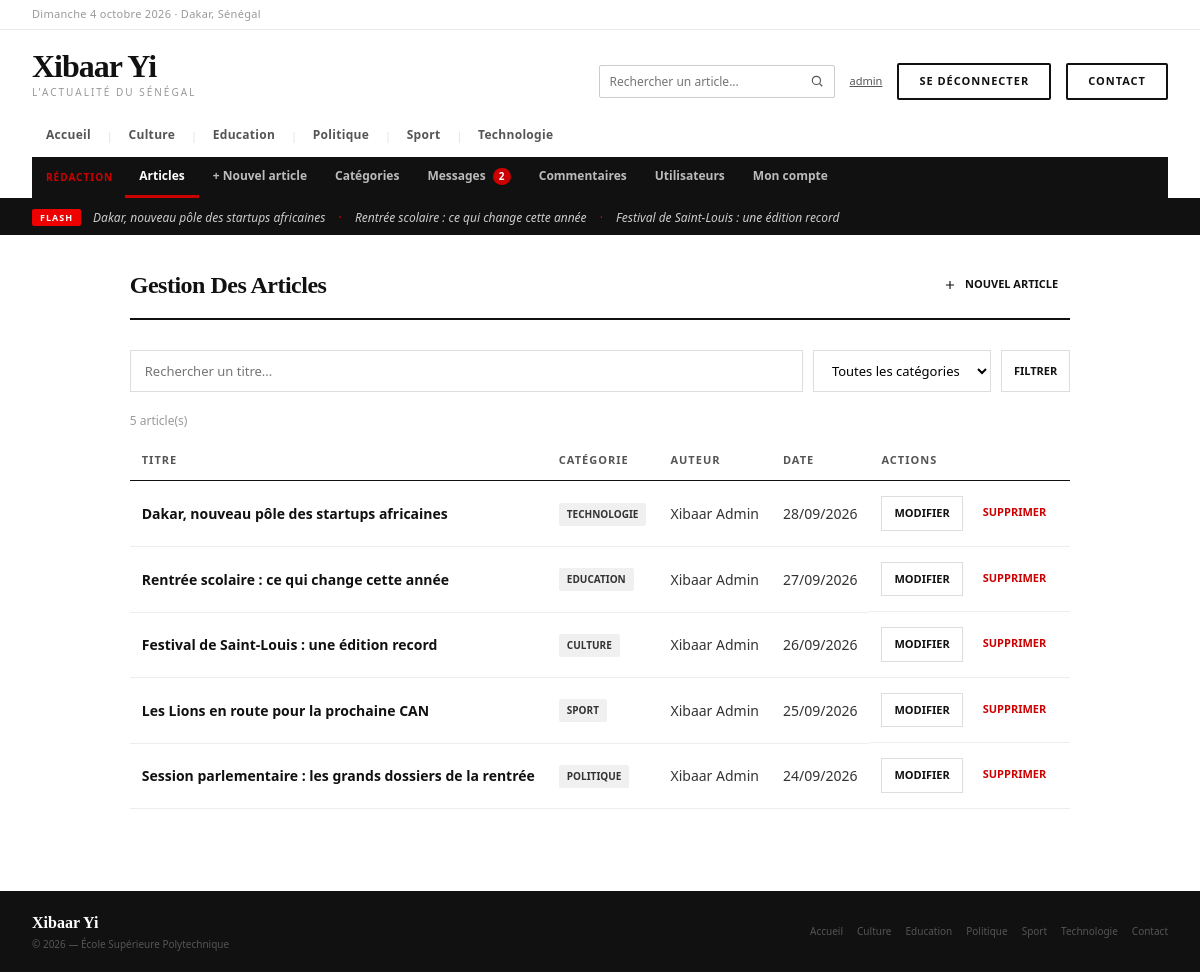
The app's page /admin/articles/liste.php (signed in) with its own data.
### tables this page shows
CREATE TABLE IF NOT EXISTS categories (
    id  INT AUTO_INCREMENT PRIMARY KEY,
    nom VARCHAR(100) NOT NULL UNIQUE
);

CREATE TABLE IF NOT EXISTS articles (
    id                 INT AUTO_INCREMENT PRIMARY KEY,
    titre              VARCHAR(255) NOT NULL,
    description_courte TEXT NOT NULL,
    contenu            LONGTEXT NOT NULL,
    image              VARCHAR(255) DEFAULT '',
    date_publication   DATETIME NOT NULL DEFAULT CURRENT_TIMESTAMP,
    vues               INT NOT NULL DEFAULT 0,
    id_categorie       INT NOT NULL,
    id_auteur          INT NOT NULL,
    FOREIGN KEY (id_categorie) REFERENCES categories(id) ON DELETE CASCADE,
    FOREIGN KEY (id_auteur)    REFERENCES utilisateurs(id) ON DELETE CASCADE
);

### includes/config.php (called while the page is built, shortened)
<?php
function url($chemin = '')
{
    return BASE_URL . '/' . ltrim($chemin, '/');
}

### public/admin/articles/liste.php (the view, shortened to what this page needs)
<?php
require_once __DIR__ . '/../../../includes/auth.php';
$recherche    = trim($_GET['q'] ?? '');
$conditions = [];
$params     = [];
$where = $conditions ? 'WHERE ' . implode(' AND ', $conditions) : '';
$stmt = $pdo->prepare("
    SELECT a.id, a.titre, a.date_publication,
           c.nom AS categorie_nom,
           CONCAT(u.prenom, ' ', u.nom) AS auteur_nom
    FROM articles a
    JOIN categories c   ON a.id_categorie = c.id
    JOIN utilisateurs u ON a.id_auteur = u.id
    $where
    ORDER BY a.date_publication DESC
");
$stmt->execute($params);
$articles = $stmt->fetchAll(PDO::FETCH_ASSOC);
include __DIR__ . '/../../../includes/entete.php';
?>
<div style="max-width:1100px; margin:32px auto; padding:0 24px;">
    <div class="page-header">
        <h1 class="page-title">Gestion des articles</h1>
        <a href="<?= url('admin/articles/ajouter.php') ?>" class="btn btn-primary">
            <svg width="14" height="14" viewBox="0 0 24 24" fill="none" stroke="currentColor" stroke-width="2"><path d="M12 5v14M5 12h14"/></svg>
            Nouvel article
        </a>
    </div>
    <form method="GET" action="<?= url('admin/articles/liste.php') ?>"
          style="display:flex; gap:10px; flex-wrap:wrap; margin-bottom:20px;">
        <input type="text" name="q" value="<?= htmlspecialchars($recherche) ?>" placeholder="Rechercher un titre..."
               style="flex:1; min-width:200px; padding:10px 14px; border:1px solid #ddd; font-size:13px; font-family:inherit;">
        <select name="categorie" style="padding:10px 14px; border:1px solid #ddd; font-size:13px; font-family:inherit; background:#fff;">
            <option value="0">Toutes les catégories</option>
        </select>
        <button type="submit" class="btn btn-secondary" style="cursor:pointer; font-family:inherit;">Filtrer</button>
    </form>
    <p style="font-size:12px; color:#999; margin-bottom:10px;"><?= count($articles) ?> article(s)</p>
    <?php if (empty($articles)) : ?>
        <p style="font-size:13px; color:#999;">Aucun article trouvé.</p>
    <?php else : ?>
    <table class="table">
        <thead>
            <tr>
                <th>Titre</th>
                <th>Catégorie</th>
                <th>Auteur</th>
                <th>Date</th>
                <th>Actions</th>
            </tr>
        </thead>
        <tbody>
            <?php foreach ($articles as $a): ?>
            <tr>
                <td>
                    <a href="<?= url('article.php') ?>?id=<?= $a['id'] ?>" style="color:#111; font-weight:600; text-decoration:none;">
                        <?= htmlspecialchars($a['titre']) ?>
                    </a>
                </td>
                <td><span class="badge"><?= htmlspecialchars($a['categorie_nom']) ?></span></td>
                <td><?= htmlspecialchars($a['auteur_nom']) ?></td>
                <td style="white-space:nowrap;"><?= date('d/m/Y', strtotime($a['date_publication'])) ?></td>
                <td style="display:flex; gap:8px;">
                    <a href="<?= url('admin/articles/modifier.php') ?>?id=<?= $a['id'] ?>" class="btn btn-secondary">Modifier</a>
                    <form method="POST" action="<?= url('admin/articles/supprimer.php') ?>" class="form-inline"
                          onsubmit="return confirm('Supprimer cet article ?')">
                        <button type="submit" class="btn btn-danger">Supprimer</button>
                    </form>
                </td>
            </tr>
            <?php endforeach; ?>
        </tbody>
    </table>
    <?php endif; ?>
</div>
<?php include __DIR__ . '/../../../includes/pied.php'; ?>

### includes/entete.php (shortened to what this page needs)
<?php
require_once __DIR__ . '/auth.php';
?>
<!DOCTYPE html>
<html lang="fr">
<head>
    <link rel="stylesheet" href="<?= url('assets/css/style.css') ?>">
</head>
<body>
<div class="site">
    <div class="topbar">
        <div class="topbar-date">
            <?php
            $jours_fr = ['Monday'=>'Lundi','Tuesday'=>'Mardi','Wednesday'=>'Mercredi','Thursday'=>'Jeudi','Friday'=>'Vendredi','Saturday'=>'Samedi','Sunday'=>'Dimanche'];
            $mois_fr = ['January'=>'janvier','February'=>'février','March'=>'mars','April'=>'avril','May'=>'mai','June'=>'juin','July'=>'juillet','August'=>'août','September'=>'septembre','October'=>'octobre','November'=>'novembre','December'=>'décembre'];
            $nom_jour = $jours_fr[date('l')] ?? date('l');
            $nom_mois = $mois_fr[date('F')]  ?? date('F');
            echo $nom_jour . ' ' . date('j') . ' ' . $nom_mois . ' ' . date('Y') . ' · Dakar, Sénégal';
            ?>
        </div>
    </div>
    <div class="header">
        <div class="header-main">
            <a href="<?= url('index.php') ?>" style="text-decoration:none;">
                <div class="logo-wordmark">Xibaar Yi</div>
                <div class="logo-tagline">L'actualité du Sénégal</div>
            </a>
            <div class="header-actions">
                <form method="GET" action="<?= url('index.php') ?>" class="recherche" role="search">
                    <input type="search" name="q" placeholder="Rechercher un article..." aria-label="Rechercher un article"
                           value="<?= htmlspecialchars($_GET['q'] ?? '', ENT_QUOTES, 'UTF-8') ?>">
                    <button type="submit" aria-label="Lancer la recherche">
                        <svg width="14" height="14" viewBox="0 0 24 24" fill="none" stroke="currentColor" stroke-width="2"><circle cx="11" cy="11" r="7"/><path d="M21 21l-4.3-4.3"/></svg>
                    </button>
                </form>
                <?php if (isset($_SESSION['user_role'])) : ?>
                    <a href="<?= url('admin/compte.php') ?>" class="lien-compte" title="Mon compte">
                        <?php echo htmlspecialchars($_SESSION['user_login'], ENT_QUOTES, 'UTF-8'); ?>
                    </a>
                    <form method="POST" action="<?= url('deconnexion.php') ?>" class="form-inline">
                        <button type="submit" class="btn-cnx">Se déconnecter</button>
                    </form>
                <?php else : ?>
                    <a href="<?= url('connexion.php') ?>" class="btn-cnx">Se connecter</a>
                <?php endif; ?>
                <a href="<?= url('contact.php') ?>" class="btn-cnx">Contact</a>
            </div>
        </div>
        <nav class="nav-cats">
            <?php $active_all = (basename($_SERVER['SCRIPT_NAME'] ?? '') === 'index.php' && empty($_GET['categorie'])) ? 'active' : ''; ?>
            <a href="<?= url('index.php') ?>" class="<?php echo $active_all; ?>">Accueil</a>
            <?php
            if (isset($pdo)) {
                $stmt_nav = $pdo->query("SELECT id, nom FROM categories ORDER BY nom ASC");
                while ($cat = $stmt_nav->fetch(PDO::FETCH_ASSOC)) {
                    $nom = $cat['nom'];
                    $is_active = (isset($_GET['categorie']) && $_GET['categorie'] === $nom) ? 'active' : '';
                    echo '<span class="sep">|</span>';
                    echo '<a href="' . url('index.php') . '?categorie=' . urlencode($nom) . '" class="' . $is_active . '">';
                    echo htmlspecialchars($nom);
                    echo '</a>';
                }
            }
            ?>
        </nav>
        <?php if (in_array($_SESSION['user_role'] ?? '', ['editeur', 'administrateur'], true)) : ?>
            <?php
            $requetes_compteurs = [
                'admin/messages/liste.php'     => "SELECT COUNT(*) FROM messages_contact WHERE lu = 0",
                'admin/commentaires/liste.php' => "SELECT COUNT(*) FROM commentaires WHERE statut = 'en_attente'",
            ];
            $compteurs_admin = [];
            foreach ($requetes_compteurs as $chemin => $sql) {
                try {
                    $compteurs_admin[$chemin] = (int) $pdo->query($sql)->fetchColumn();
                } catch (PDOException $e) {
                }
            }
            $page_admin = $_SERVER['SCRIPT_NAME'] ?? '';
            $liens_admin = [
                'admin/articles/liste.php'     => 'Articles',
                'admin/articles/ajouter.php'   => '+ Nouvel article',
                'admin/categories/liste.php'   => 'Catégories',
                'admin/messages/liste.php'     => 'Messages',
                'admin/commentaires/liste.php' => 'Commentaires',
            ];
            if ($_SESSION['user_role'] === 'administrateur') {
                $liens_admin['admin/utilisateurs/liste.php'] = 'Utilisateurs';
            }
            $liens_admin['admin/compte.php'] = 'Mon compte';
            $lien_actif = null;
            foreach ($liens_admin as $chemin => $libelle) {
                if (substr($page_admin, -strlen($chemin)) === $chemin) {
                    $lien_actif = $chemin;
                }
            }
            ?>
            <nav class="nav-admin">
                <span class="nav-admin-titre">Rédaction</span>
                <?php foreach ($liens_admin as $chemin => $libelle) : ?>
                    <a href="<?= url($chemin) ?>" class="<?= $chemin === $lien_actif ? 'active' : '' ?>">
                        <?= $libelle ?>
                        <?php if (($compteurs_admin[$chemin] ?? 0) > 0) : ?>
                            <span class="nav-admin-compteur"><?= $compteurs_admin[$chemin] ?></span>
                        <?php endif; ?>
                    </a>
                <?php endforeach; ?>
            </nav>
        <?php endif; ?>
    </div>
    <?php
    $articles_flash = $pdo->query("SELECT id, titre FROM articles
                                   ORDER BY date_publication DESC
                                   LIMIT 3")->fetchAll(PDO::FETCH_ASSOC);
    ?>
    <div class="ticker">
        <div class="ticker-label">FLASH</div>
        <div class="ticker-text">
            <?php if (empty($articles_flash)) : ?>
                Bienvenue sur Xibaar Yi — L'actualité du Sénégal
            <?php else : ?>
                <?php foreach ($articles_flash as $i => $flash) : ?>
                    <?= $i > 0 ? '<span class="ticker-sep">·</span>' : '' ?>
                    <a href="<?= url('article.php') ?>?id=<?= (int) $flash['id'] ?>"><?= htmlspecialchars($flash['titre'], ENT_QUOTES, 'UTF-8') ?></a>
                <?php endforeach; ?>
            <?php endif; ?>
        </div>
    </div>

### includes/pied.php (shortened to what this page needs)
<?php
require_once __DIR__ . '/config.php';
?>
    <div class="footer">
        <div>
            <a href="<?= url('index.php') ?>" style="text-decoration: none;">
                <div class="footer-logo">Xibaar Yi</div>
            </a>
            <div class="footer-text">
                &copy; <?php echo date('Y'); ?> — École Supérieure Polytechnique
            </div>
        </div>
        <div class="footer-links">
            <a href="<?= url('index.php') ?>">Accueil</a>
            <?php
            foreach ($pdo->query("SELECT nom FROM categories ORDER BY nom ASC") as $cat_pied) : ?>
                <a href="<?= url('index.php') ?>?categorie=<?= urlencode($cat_pied['nom']) ?>">
                    <?= htmlspecialchars($cat_pied['nom'], ENT_QUOTES, 'UTF-8') ?>
                </a>
            <?php endforeach; ?>
            <a href="<?= url('contact.php') ?>">Contact</a>
        </div>
    </div>
</div>
</body>
</html>

### records on screen
categories: nom "Culture"
categories: nom "Education"
categories: nom "Politique"
categories: nom "Sport"
categories: nom "Technologie"
articles: titre "Dakar, nouveau pôle des startups africaines", id_categorie.nom "TECHNOLOGIE", auteur_nom "Xibaar Admin", date_publication "28/09/2026"
articles: titre "Rentrée scolaire : ce qui change cette année", id_categorie.nom "EDUCATION", auteur_nom "Xibaar Admin", date_publication "27/09/2026"
articles: titre "Festival de Saint-Louis : une édition record", id_categorie.nom "CULTURE", auteur_nom "Xibaar Admin", date_publication "26/09/2026"
articles: titre "Les Lions en route pour la prochaine CAN", id_categorie.nom "SPORT", auteur_nom "Xibaar Admin", date_publication "25/09/2026"
articles: titre "Session parlementaire : les grands dossiers de la rentrée", id_categorie.nom "POLITIQUE", auteur_nom "Xibaar Admin", date_publication "24/09/2026"

### other values on screen
$_SESSION['user_login'] "admin"
$libelle "Articles"
$libelle "+ Nouvel article"
$libelle "Catégories"
$libelle "Messages"
$compteurs_admin[$chemin] "2"
$libelle "Commentaires"
$libelle "Utilisateurs"
$libelle "Mon compte"
count($articles) "5"
